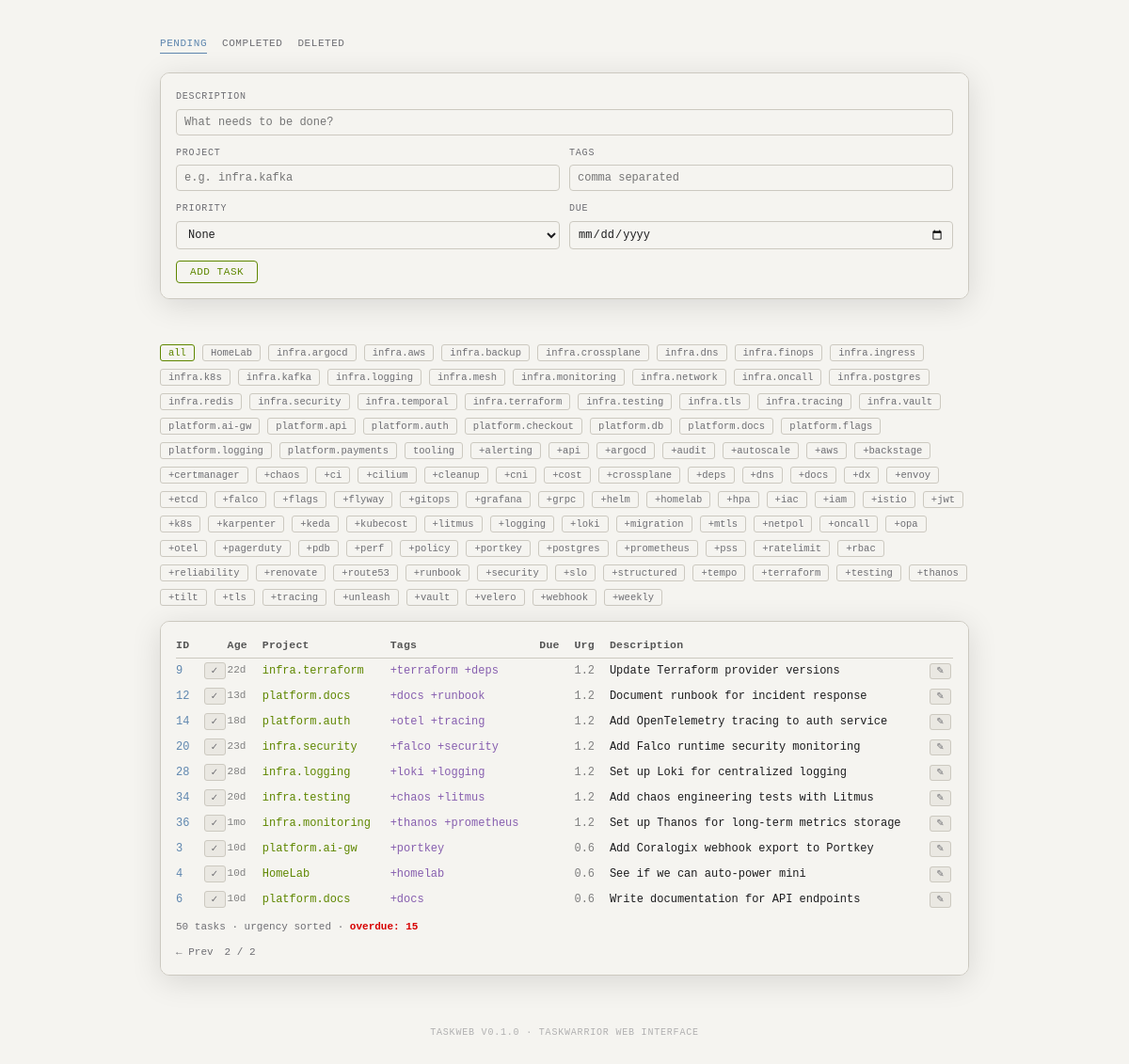
The app's page /?project=&tag=&page=2 with its own data.
### tables this page shows
CREATE TABLE tasks (uuid STRING PRIMARY KEY, data STRING);

### taskweb/server.py (the view)
    @app.route("/")
    def index():
        project_filter = request.args.get("project", "")
        tag_filter = request.args.get("tag", "")
        page = max(1, request.args.get("page", 1, type=int))
        filter_str = ""
        if project_filter:
            filter_str += f"project:{project_filter} "
        if tag_filter:
            filter_str += f"+{tag_filter} "
        all_tasks = get_pending_tasks(filter_str.strip())
        derived = derive_from_tasks(all_tasks)
        total = len(all_tasks)
        total_pages = max(1, (total + PER_PAGE - 1) // PER_PAGE)
        page = min(page, total_pages)
        tasks = all_tasks[(page - 1) * PER_PAGE : page * PER_PAGE]
        return render_template(
            "index.html",
            tasks=tasks,
            projects=derived["projects"],
            tags=derived["tags"],
            counts=derived["counts"],
            current_project=project_filter,
            current_tag=tag_filter,
            page=page,
            total_pages=total_pages,
        )

### taskweb/tasks.py (called while the page is built, shortened)
def _db_path() -> Path:
    data_dir = os.environ.get("TASKDATA", os.path.expanduser("~/.local/share/task"))
    return Path(data_dir) / "taskchampion.sqlite3"

def _connect() -> sqlite3.Connection:
    conn = sqlite3.connect(str(_db_path()), timeout=10)
    conn.execute("PRAGMA journal_mode=WAL")
    return conn

def _calculate_urgency(due: str, priority: str, start: str, tags: list[str], status: str) -> float:
    urg = 0.0
    if due:
        try:
            days_until = (int(due) - time.time()) / 86400
            if days_until < 0:
                urg += 12.0
            elif days_until < 7:
                urg += 8.0
            elif days_until < 14:
                urg += 4.0
            else:
                urg += 1.0
        except (ValueError, TypeError):
            pass
    if priority == "H":
        urg += 6.0
    elif priority == "M":
        urg += 3.9
    elif priority == "L":
        urg += 1.8
    if start:
        urg += 4.0
    if tags:
        urg += min(len(tags), 3) * 0.6
    return round(urg, 1)

def _get_working_set(conn: sqlite3.Connection) -> dict[str, int]:
    c = conn.cursor()
    c.execute("SELECT id, uuid FROM working_set")
    return {uuid: id_ for id_, uuid in c.fetchall()}

def get_tasks(status_filter: str = "") -> list[Task]:
    conn = _connect()
    try:
        working_set = _get_working_set(conn)
        c = conn.cursor()
        c.execute("SELECT uuid, data FROM tasks")
        tasks = []
        for uuid, data_str in c.fetchall():
            data = json.loads(data_str)
            if status_filter and data.get("status", "pending") != status_filter:
                continue
            tasks.append(_parse_task_data(uuid, data, working_set))
        tasks.sort(key=lambda t: t.urgency, reverse=True)
        return tasks
    finally:
        conn.close()

def get_pending_tasks(filter_str: str = "") -> list[Task]:
    tasks = get_tasks("pending")
    if not filter_str:
        return tasks

def derive_from_tasks(tasks: list[Task]) -> dict:
    projects = sorted({t.project for t in tasks if t.project})
    tags = set()
    for t in tasks:
        tags.update(t.tags)
    overdue = [t for t in tasks if t.is_overdue]
    return {
        "projects": projects,
        "tags": sorted(tags),
        "counts": {
            "pending": len(tasks),
            "overdue": len(overdue),
        },
    }

    @property
    def is_active(self) -> bool:
        return bool(self.start)

### taskweb/templates/index.html (shortened to what this page needs)
{% extends "base.html" %}
{% block content %}
<div class="add-form">
  <div class="window form-window">
    <div class="content">
      <form method="POST" action="{{ url_for('add') }}">
        <div class="form-grid">
          <div class="full">
            <label for="description">Description</label>
            <input type="text" id="description" name="description" placeholder="What needs to be done?" required>
          </div>
          <div>
            <label for="project">Project</label>
            <input type="text" id="project" name="project" placeholder="e.g. infra.kafka" list="project-list">
          </div>
          <div>
            <label for="tags">Tags</label>
            <input type="text" id="tags" name="tags" placeholder="comma separated">
          </div>
          <div>
            <label for="priority">Priority</label>
            <select id="priority" name="priority">
              <option value="">None</option>
            </select>
          </div>
          <div>
            <label for="due">Due</label>
            <input type="date" id="due" name="due">
          </div>
        </div>
        <div class="form-actions">
          <button type="submit" class="btn-submit">Add Task</button>
        </div>
      </form>
    </div>
  </div>
</div>
{% if projects or tags %}
<div class="filters">
  <a href="{{ url_for('index') }}" class="filter-chip {% if not current_project and not current_tag %}active{% endif %}">all</a>
  {% for p in projects %}
  <a href="{{ url_for('index', project=p) }}" class="filter-chip {% if current_project == p %}active{% endif %}">{{ p }}</a>
  {% endfor %}
  {% for t in tags %}
  <a href="{{ url_for('index', tag=t) }}" class="filter-chip {% if current_tag == t %}active{% endif %}">+{{ t }}</a>
  {% endfor %}
</div>
{% endif %}
<div class="window">
  <div class="content">
    {% if tasks %}
    <table class="tw">
      <thead>
        <tr>
          <th>ID</th>
          <th></th>
          <th>Age</th>
          <th>Project</th>
          <th>Tags</th>
          <th>Due</th>
          <th>Urg</th>
          <th>Description</th>
          <th></th>
        </tr>
      </thead>
      <tbody>
        {% for task in tasks %}
        <tr class="{% if task.is_active %}active-row{% endif %}">
          <td class="{% if task.is_recurring %}recur{% else %}id{% endif %}">{{ task.id }}</td>
          <td class="action-col">
            <form method="POST" action="{{ url_for('done', uuid=task.uuid) }}">
              <button type="submit" class="btn btn-done" title="Complete">✓</button>
            </form>
          </td>
          <td class="age">{{ task.age }}</td>
          <td class="proj">{{ task.project }}</td>
          <td class="{% if 'next' in task.tags %}tag-next{% else %}tag{% endif %}">
            {% for t in task.tags %}+{{ t }}{% if not loop.last %} {% endif %}{% endfor %}
          </td>
          <td class="{% if task.is_overdue %}due{% elif task.due %}due-ok{% endif %}">{{ task.due_formatted }}</td>
          <td class="{% if task.urgency >= 10 %}urg-hi{% elif task.urgency >= 4 %}urg{% else %}urg-lo{% endif %}">{{ "%.1f"|format(task.urgency) }}</td>
          <td class="desc">
            <a href="{{ url_for('task_detail', uuid=task.uuid) }}" class="task-link">
              {{ task.description }}{% if task.is_recurring %} ↻{% endif %}{% if task.annotations %} <span class="annotation-count">[{{ task.annotations|length }}]</span>{% endif %}
            </a>
          </td>
          <td class="action-col"><a href="{{ url_for('edit', uuid=task.uuid) }}" class="btn btn-edit" title="Edit">✎</a></td>
        </tr>
        {% endfor %}
      </tbody>
    </table>
    <div class="tw-footer">
      {{ counts.pending }} tasks · urgency sorted
      {% if counts.overdue %} · <span class="due">overdue: {{ counts.overdue }}</span>{% endif %}
      {% if total_pages > 1 %}
      <div class="pagination">
        {% if page > 1 %}
        <a href="{{ url_for('index', project=current_project, tag=current_tag, page=page-1) }}">&larr; Prev</a>
        {% endif %}
        <span>{{ page }} / {{ total_pages }}</span>
      </div>
      {% endif %}
    </div>
    {% else %}
    <div class="empty">No pending tasks. Add one above.</div>
    {% endif %}
  </div>
</div>
{% endblock %}

### taskweb/static/style.css (style rules this page uses)
:root { --bg: #f5f4f0; --chrome: #eae8e2; --border: #ccc9c0; --text: #1c1c1e; --dim: #6e6e73; --tw-header:#555; --tw-id: #5f87af; --tw-age: #808080; --tw-proj: #5f8700; --tw-tag: #875faf; --tw-due: #d70000; --tw-due-ok:#5f87af; --tw-urg: #d75f00; --tw-urghi:#cc7700; --tw-done: #6c6c6c; --tw-desc: #1c1c1e; --tw-act: #5f8700; --tw-block:#af8700; --tw-recur:#008787; --tw-sep: #ccc9c0; --tw-cnt: #6e6e73; --tw-next: #5f5faf; --flash-success: #5f8700; --flash-error: #d70000; }
* { box-sizing:border-box;margin:0;padding:0 }
body { background: var(--bg); color: var(--text); font-family: -apple-system, BlinkMacSystemFont, 'SF Pro Text', 'Helvetica Neue', sans-serif; min-height: 100vh; display: flex; flex-direction: column; align-items: center; padding: 36px 20px 56px; transition: background .2s, color .2s; }
.window { width: 100%; max-width: 860px; border-radius: 10px; overflow: hidden; border: 1px solid var(--border); box-shadow: 0 6px 32px rgba(0,0,0,.12); margin-bottom: 24px; transition: border-color .2s; }
.content { background: var(--bg); padding: 14px 16px; font-family: 'SF Mono', monospace; font-size: 12px; line-height: 1.75; overflow-x: auto; transition: background .2s; }
table.tw { width: 100%; border-collapse: collapse; }
table.tw th { color: var(--tw-header); font-weight: 700; text-align: left; padding: 1px 14px 3px 0; border-bottom: 1px solid var(--tw-sep); white-space: nowrap; font-size: 11.5px; letter-spacing: .02em; }
table.tw td { padding: 3px 14px 3px 0; vertical-align: top; white-space: nowrap; }
table.tw th:last-child, table.tw td:last-child { padding-right: 0; }
.id { color: var(--tw-id) }
.age { color: var(--tw-age); font-size: 11px }
.proj { color: var(--tw-proj) }
.tag { color: var(--tw-tag) }
.due { color: var(--tw-due); font-weight: 700 }
.urg-lo { color: var(--tw-age) }
.desc { color: var(--tw-desc) }
.tw-footer { margin-top: 6px; color: var(--tw-cnt); font-size: 11px }
.pagination { margin-top: 8px; display: flex; align-items: center; gap: 12px; }
.pagination a { font-family: 'SF Mono', monospace; font-size: 11px; color: var(--dim); text-decoration: none; }
.pagination span { font-size: 11px; color: var(--dim); }
.btn { font-family: 'SF Mono', monospace; font-size: 10px; letter-spacing: .03em; text-transform: uppercase; border: 1px solid var(--border); background: var(--chrome); color: var(--dim); padding: 2px 6px; border-radius: 3px; cursor: pointer; transition: all .15s; }
.btn-edit { text-decoration: none; }
.action-col { width: 1px; white-space: nowrap; padding-right: 2px !important; }
.add-form { width: 100%; max-width: 860px; margin-bottom: 24px; }
.form-window .content { padding: 16px; }
.form-grid { display: grid; grid-template-columns: 1fr 1fr; gap: 10px; }
.form-grid .full { grid-column: 1 / -1; }
.form-grid label { display: block; font-family: 'SF Mono', monospace; font-size: 10px; text-transform: uppercase; letter-spacing: .08em; color: var(--dim); margin-bottom: 4px; }
.form-grid input, .form-grid select { width: 100%; font-family: 'SF Mono', monospace; font-size: 12px; padding: 6px 8px; border: 1px solid var(--border); border-radius: 4px; background: var(--bg); color: var(--text); transition: border-color .15s; }
.form-actions { margin-top: 12px; display: flex; gap: 8px; }
.btn-submit { font-family: 'SF Mono', monospace; font-size: 11px; letter-spacing: .05em; text-transform: uppercase; border: 1px solid var(--tw-proj); background: transparent; color: var(--tw-proj); padding: 5px 14px; border-radius: 4px; cursor: pointer; transition: all .15s; }
.filters { width: 100%; max-width: 860px; display: flex; gap: 8px; margin-bottom: 16px; flex-wrap: wrap; font-family: 'SF Mono', monospace; font-size: 10.5px; }
.filter-chip { color: var(--dim); text-decoration: none; padding: 2px 8px; border: 1px solid var(--border); border-radius: 3px; transition: all .15s; }
.filter-chip.active { border-color: var(--tw-proj); color: var(--tw-proj); }
.task-link { color: var(--tw-desc); text-decoration: none; transition: color .15s; }

### records on screen
tasks: id "9", age "22d", project "infra.terraform", tags "terraform" "deps", urgency "1.2", description "Update Terraform provider versions"
tasks: id "12", age "13d", project "platform.docs", tags "docs" "runbook", urgency "1.2", description "Document runbook for incident response"
tasks: id "14", age "18d", project "platform.auth", tags "otel" "tracing", urgency "1.2", description "Add OpenTelemetry tracing to auth service"
tasks: id "20", age "23d", project "infra.security", tags "falco" "security", urgency "1.2", description "Add Falco runtime security monitoring"
tasks: id "28", age "28d", project "infra.logging", tags "loki" "logging", urgency "1.2", description "Set up Loki for centralized logging"
tasks: id "34", age "20d", project "infra.testing", tags "chaos" "litmus", urgency "1.2", description "Add chaos engineering tests with Litmus"
tasks: id "36", age "1mo", project "infra.monitoring", tags "thanos" "prometheus", urgency "1.2", description "Set up Thanos for long-term metrics storage"
tasks: id "3", age "10d", project "platform.ai-gw", tags "portkey", urgency "0.6", description "Add Coralogix webhook export to Portkey"
tasks: id "4", age "10d", project "HomeLab", tags "homelab", urgency "0.6", description "See if we can auto-power mini"
tasks: id "6", age "10d", project "platform.docs", tags "docs", urgency "0.6", description "Write documentation for API endpoints"

### other values on screen
{{ p }} "HomeLab" "infra.argocd" "infra.aws" "infra.backup" "infra.crossplane" "infra.dns" "infra.finops" "infra.ingress" "infra.k8s" "infra.kafka" "infra.logging" "infra.mesh" "infra.monitoring" "infra.network" "infra.oncall" "infra.postgres" "infra.redis" "infra.security" "infra.temporal" "infra.terraform" "infra.testing" "infra.tls" "infra.tracing" "infra.vault" "platform.ai-gw" "platform.api" "platform.auth" "platform.checkout" "platform.db" "platform.docs" "platform.flags" "platform.logging" "platform.payments" "tooling"
{{ t }} "alerting" "api" "argocd" "audit" "autoscale" "aws" "backstage" "certmanager" "chaos" "ci" "cilium" "cleanup" "cni" "cost" "crossplane" "deps" "dns" "docs" "dx" "envoy" "etcd" "falco" "flags" "flyway" "gitops" "grafana" "grpc" "helm" "homelab" "hpa" "iac" "iam" "istio" "jwt" "k8s" "karpenter" "keda" "kubecost" "litmus" "logging" "loki" "migration" "mtls" "netpol" "oncall" "opa" "otel" "pagerduty" "pdb" "perf" "policy" "portkey" "postgres" "prometheus" "pss" "ratelimit" "rbac" "reliability" "renovate" "route53" "runbook" "security" "slo" "structured" "tempo" "terraform" "testing" "thanos" "tilt" "tls" "tracing" "unleash" "vault" "velero" "webhook" "weekly"
{{ counts.pending }} "50"
{{ counts.overdue }} "15"
{{ page }} "2"
{{ total_pages }} "2"
